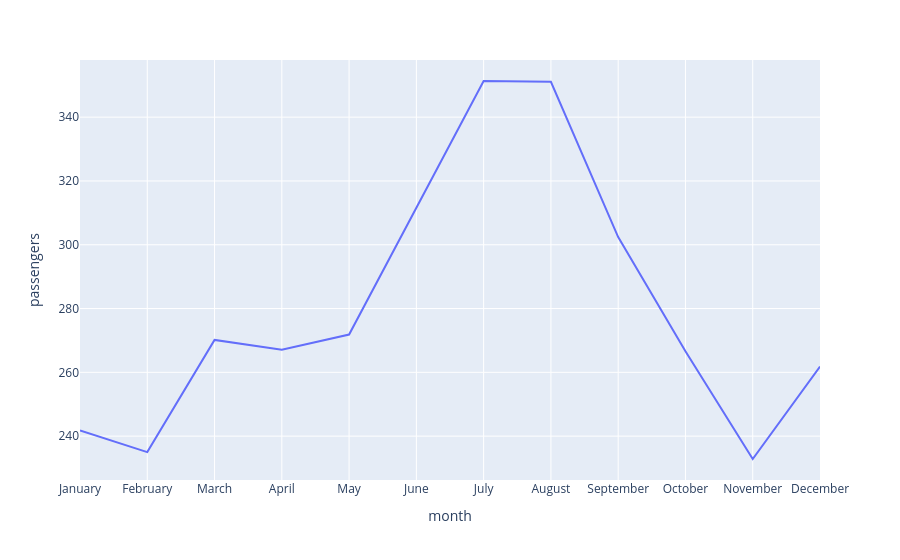

The notebook cell saved with this chart:
### Code cell
px.line(df_agrupado_pelo_mes,x='month',y='passengers')

### Figure 1 — Plotly figure (JSON) as saved in the notebook; plotly's stock layout.template omitted (floating-point values rounded to 4 significant figures)
{"data": [{"hovertemplate": "month=%{x}<br>passengers=%{y}<extra></extra>", "legendgroup": "", "line": {"color": "#636efa", "dash": "solid"}, "marker": {"symbol": "circle"}, "mode": "lines", "name": "", "orientation": "v", "showlegend": false, "type": "scatter", "x": ["January", "February", "March", "April", "May", "June", "July", "August", "September", "October", "November", "December"], "xaxis": "x", "y": [241.8, 235.0, 270.2, 267.1, 271.8, 311.7, 351.3, 351.1, 302.4, 266.6, 232.8, 261.8], "yaxis": "y"}], "layout": {"legend": {"tracegroupgap": 0}, "margin": {"t": 60}, "xaxis": {"anchor": "y", "domain": [0, 1], "title": {"text": "month"}}, "yaxis": {"anchor": "x", "domain": [0, 1], "title": {"text": "passengers"}}}}
